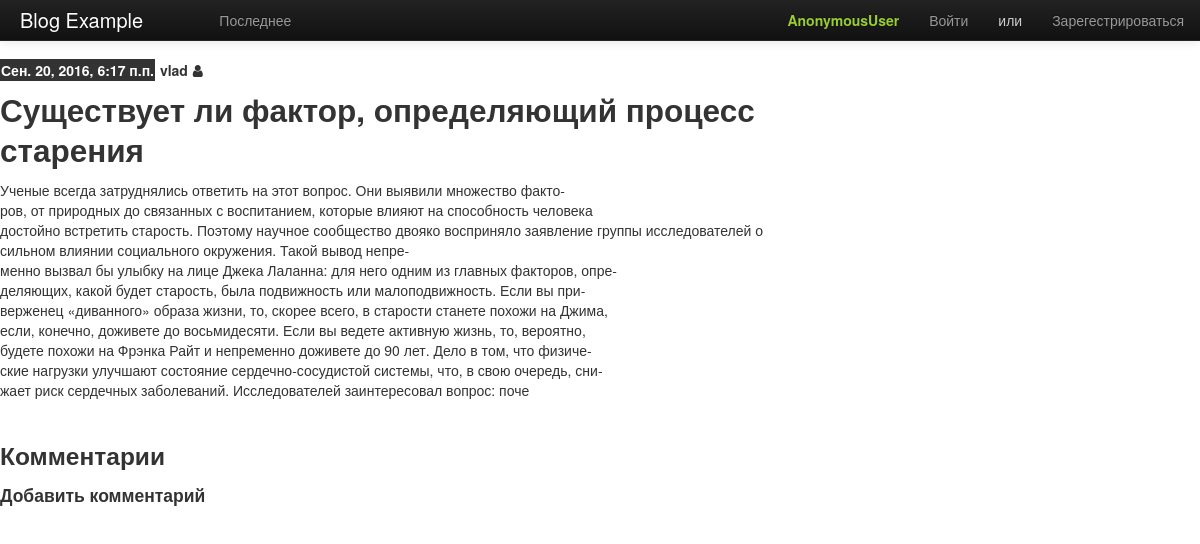
Page /blog/post/1/ on the committed database.
### blog/models.py (models this page shows, shortened)
class Post(models.Model):
    title = models.CharField(u'Заголовок', max_length=255, unique_for_date="published_date")
    published_date = models.DateTimeField(u'Дата публикации', blank=True, null=True)
    content = models.TextField(u'Содержание', max_length=10000)
    owner = models.ForeignKey('auth.User')
    class Meta:
        get_latest_by = 'published_date'
        ordering = ('-published_date',)
        verbose_name_plural = 'entries'

### blog/views.py (the view)
# urls.py: url(r'^post/(?P<pk>\d+)/$', PostDetailView.as_view(), name='post_detail'),
class PostDetailView(DetailView):
    model = Post

### templates/blog/post_detail.html (shortened to what this page needs)
{% extends 'blog/base.html' %}
{% block content %}
        <article class="post_preview">
            <header class="post_meta">
                <time pubdate datetime="{{ post.published_date }}" >{{ post.published_date }}</time>
                <span class="owner">{{post.owner}}</span>
                {% if post.owner == user %}<a class="" href="{% url 'post_edit' pk=post.pk %}"> Отредактировать <span class="fa-pencil fa" aria-hidden="true"></span></a>{% else %} <i class="fa fa-user" aria-hidden="true"></i> {% endif %}
            </header>
            <h2>{{ post.title }}</h2>
            <p>{{ post.content|linebreaksbr }}</p>
        </article>
        <div><h3>Комментарии</h3>
        {% load comments %}
        </div>
        <div>
            <h4>Добавить комментарий</h4>
            {% render_comment_form for post %}</div>
    </div>
{% endblock %}

### templates/blog/base.html (style rules this page uses)
body { padding-top: 60px; }
.post_preview { margin-bottom: 35px; }
.post_preview time, .post_preview .owner { padding: 1px; font-weight: bold; }
.post_preview time { background-color: #333; }
.post_preview .owner { color: #333 !important; }
.post_preview time { color: white !important; }

### rows in the picture
Post: published_date "Сен. 20, 2016, 6:17 п.п.", owner "vlad", title "Существует ли фактор, определяющий процесс старения", content "Ученые всегда затруднялись ответить на этот вопрос. Они выявили множество факто- ров, от природных до связанных с воспитанием, которые влияют на способность человека достойно встретить старость. Поэтому научное сообщество двояко восприняло заявление группы исследователей о сильном влиянии социального окружения. Такой вывод непре- менно вызвал бы улыбку на лице Джека Лаланна: для него одним из главных факторов, опре- деляющих, какой будет старость, была подвижность или малоподвижность. Если вы при- верженец «диванного» образа жизни, то, скорее всего, в старости станете похожи на Джима, если, конечно, доживете до восьмидесяти. Если вы ведете активную жизнь, то, вероятно, будете похожи на…"

### other values in the picture
{{ user }} "AnonymousUser"
